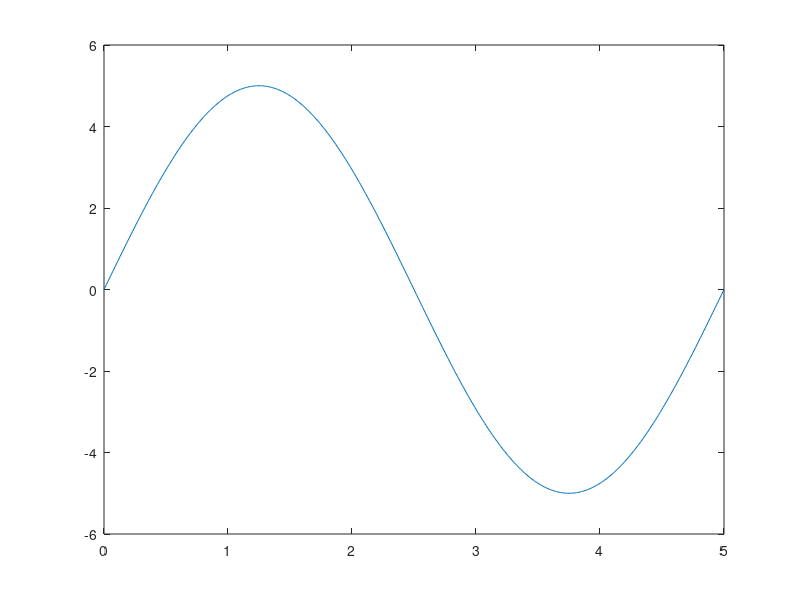

Write the MATLAB code that produced this figure.
clc;
clear all;
T=input('Enter the fundamental period');
t=0:0.01:T;
A=input('Enter the amplitude');
f=1/T;
x=A*sin(2*pi*f*t);
plot(t,x);